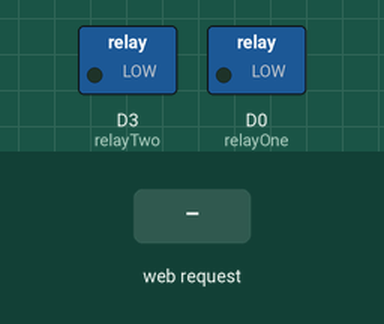
Simulated run of this program. Board: ESP8266 (NodeMCU). Parts: switched loads named in the program (green lamp = pin HIGH). The test bench sets the inputs (shaded band). WiFi joins after 1.5 s; servers stay silent unless stated; the local clock reads 2024-03-15 10:24:30 at power-on unless the program sets it; what the program prints to the serial monitor is not drawn.

Above: at 2.7 s.
2.8 s: HTTP request GET /led1on received
At 4.0 s:
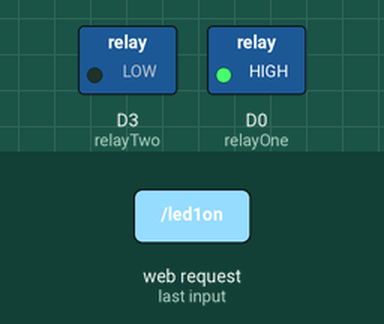
4.3 s: HTTP request GET /led2on received
At 5.2 s:
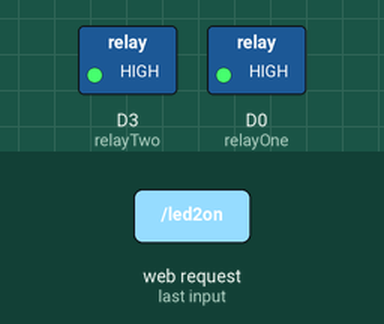
5.8 s: HTTP request GET /led1off received
At 6.3 s:
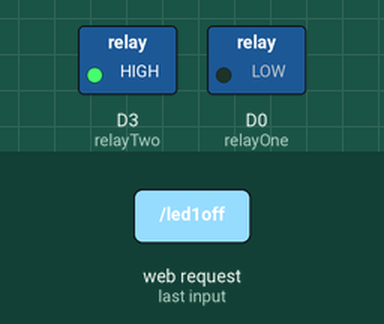
7.3 s: HTTP request GET / received
At 8.7 s:
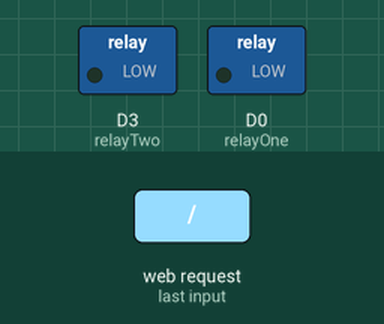
Timing chart, 0 to 9.8 s (numbered marks = the images above; inputs shaded):
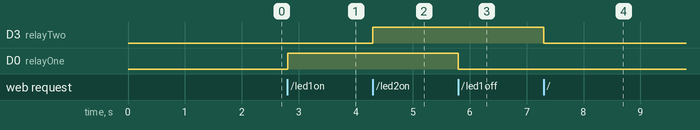

The program:

main.cpp
```cpp
#include <Arduino.h>
#include <ESP8266WiFi.h>
#include <WiFiClient.h>
#include <ESP8266WebServer.h>
#include <Wire.h>
#include <RtcDS3231.h>

// Variable Initial
#define relayOne D0
#define relayTwo D3
bool LED1status = LOW;
bool LED2status = LOW;
//Wi-Fi things
const char* ssid = "Qwerty";
const char* password = "makerjinx";
ESP8266WebServer server(80);
//RTC things
RtcDS3231<TwoWire> rtcObject(Wire);
String switch1timeron = "NOTSET" , switch1timeroff = "NOTSET", switch2timeron = "NOTSET", switch2timeroff = "NOTSET" ,timingHour = " " ,timingMinute =" ",timingSecond=" ";

//========================WEB TEMPLATE========================
String SendHTML(uint8_t led1stat, uint8_t led2stat) {
  String ptr = "<!DOCTYPE html> <html>\n";
  ptr += "<head><meta name=\"viewport\" content=\"width=device-width, initial-scale=1.0, user-scalable=no\">\n"; // ratio WEB
  ptr += "<title>Smart Plug</title>\n"; // JUDUL
  ptr +="<style>html { font-family: Helvetica; display: inline-block; margin: 0px auto; text-align: center;}\n";
  ptr +="body{margin-top: 50px;} h1 {color: #444444;margin: 50px auto 30px;} h3 {color: #444444;margin-bottom: 50px;}\n";
  ptr +="input[type=time] {width: 100%;padding: 12px 20px;margin: 8px 0;box-sizing: border-box;border: none;background-color: #3CBC8D;color: white;}";
  ptr +=".button {display: block;width: 80px;background-color: #1abc9c;border: none;color: white;padding: 13px 30px;text-decoration: none;font-size: 25px;margin: 0px auto 35px;cursor: pointer;border-radius: 4px;}\n";
  ptr +=".button-apply {display: block;width: 80px;background-color: #1abc9c;border: none;color: white;padding: 13px 30px;text-decoration: none;font-size: 10px;margin: 0px auto 35px;cursor: pointer;border-radius: 4px;}\n";
  ptr +=".button-on {background-color: #1abc9c;}\n";
  ptr +=".button-on:active {background-color: #16a085;}\n";
  ptr +=".button-off {background-color: #34495e;}\n";
  ptr +=".button-off:active {background-color: #2c3e50;}\n";
  ptr +="p {font-size: 14px;color: #888;margin-bottom: 10px;}\n";
  ptr +="</style>\n";
  ptr +="</head>\n";
  ptr +="<body>\n";
  ptr += "<h1>Smart Plug</h1>\n";
  ptr += "<h3>Internet Of Things for Smart Plug</h3>\n";
  ptr += "<p> TIME " + timingHour + ":" +timingMinute+ ":"+timingSecond+" </p>";
  ptr += "</h4>\n";


  if (led1stat){
    ptr += "<p>Switch 1 Status: ON</p>  <a class=\"button button-off\" href=\"/led1off\">OFF</a>    \n";}
  else{
    ptr += "<p>Switch 1 Status: OFF</p> <a class=\"button button-on\" href=\"/led1on\">ON</a>       \n";}

  if (led2stat){
    ptr += "<p>Switch 2 Status: ON</p>  <a class=\"button button-off\" href=\"/led2off\">OFF</a>    \n";}
  else{
    ptr += "<p>Switch 2 Status: OFF</p> <a class=\"button button-on\" href=\"/led2on\">ON</a>       \n";}

  ptr += "<center><table><form action=\"/action_page\">";
  ptr += "<tr><td><p>Switch 1 Timer ON : </p>    <input type=\"time\" name=\"switch1timeron\" value = " + switch1timeron + "></td>";
  ptr += "<td><p>Switch 1 Timer OFF : </p>   <input type=\"time\" name=\"switch1timeroff\" value = " + switch1timeroff + "></td></tr>";
  ptr += "<tr><td><p>Switch 2 Timer ON : </p>    <input type=\"time\" name=\"switch2timeron\" value = " + switch2timeron + " ></td>";
  ptr += "<td><p>Switch 2 Timer OFF : </p>   <input type=\"time\" name=\"switch2timeroff\" value = " + switch2timeroff + "></td></tr>";
  ptr += "<td><tr colspan = '2'><input type=\"submit\" class =\"button-apply\" Value=\"Apply\"></tr></td>";
  ptr += "</table></center></form>\n";

  ptr += "</body>\n";
  ptr += "</html>\n";

  return ptr;
}

void showTime() {
  RtcDateTime now = rtcObject.GetDateTime();

  timingHour = now.Hour();
  timingMinute = now.Minute();
  timingSecond = now.Second();
}

void setTime() {
  RtcDateTime currentTime = RtcDateTime(16, 05, 18, 21, 20, 0); //define date and time object
  rtcObject.SetDateTime(currentTime); //configure the RTC with object
}

void handle_OnConnect() {
  LED1status = LOW;
  LED2status = LOW;
  server.send(200, "text/html", SendHTML(LED1status, LED2status));
}

void handle_led1on() {
  LED1status = HIGH;
  server.send(200, "text/html", SendHTML(true,LED2status));
}

void handle_led1off() {
  LED1status = LOW;
  server.send(200, "text/html", SendHTML(false,LED2status));
}

void handle_led2on() {
  LED2status = HIGH;
  server.send(200, "text/html", SendHTML(LED1status,true));
}

void handle_led2off() {
  LED2status = LOW;
  server.send(200, "text/html", SendHTML(LED1status,false));
}

void handle_form(){
  switch1timeron  = server.arg("switch1timeron");
  switch1timeroff = server.arg("switch1timeroff");
  switch2timeron  = server.arg("switch2timeron");
  switch2timeroff = server.arg("switch2timeroff");
  server.sendHeader("Location", "/", "true");
  server.send(302, "text/plain", "");
}

void handle_NotFound() {
  server.send(404, "text/plain", "Not found"); // untuk membawa ke page not Found
}

int returntime(){
  int me;
  me = (timingHour.toInt()*100)+timingMinute.toInt();// 9:30 . 900+30=  930
  return me;
}

void setup(){
  //------------SETTING I/O---------------
  Serial.begin(115200);
  pinMode(relayOne, OUTPUT);
  pinMode(relayTwo, OUTPUT);

  //---------------SET RTC----------------
  rtcObject.Begin();
  RtcDateTime compiled = RtcDateTime(__DATE__, __TIME__);
  if (!rtcObject.IsDateTimeValid()) {
    Serial.println("RTC lost confidence in the DateTime!");
    rtcObject.SetDateTime(compiled);}

  RtcDateTime now = rtcObject.GetDateTime();
  rtcObject.Enable32kHzPin(false);
  rtcObject.SetSquareWavePin(DS3231SquareWavePin_ModeNone);//*/

  //-----------SET WI-FI--------------
  Serial.print("Connecting to ");
  Serial.println(ssid);
  WiFi.begin(ssid, password);
  while (WiFi.status() != WL_CONNECTED) {
    delay(500);
    Serial.print(".");}

  // Print local IP address and start web server
  Serial.println("");
  Serial.println("WiFi connected.");
  Serial.println("IP address: ");
  Serial.println(WiFi.localIP());

  // Setup server side
  server.begin();
  server.on("/", handle_OnConnect);
  server.on("/led1on", handle_led1on);
  server.on("/led1off", handle_led1off);
  server.on("/led2on", handle_led2on);
  server.on("/led2off", handle_led2off);
  server.on("/action_page", handle_form);
  server.onNotFound(handle_NotFound);

  Serial.println("HTTP server started");

  // Show time first
  setTime();
}

//=========================MAIN PROGRAM=========================
void loop(){
  // Function for loading website page
  server.handleClient();

  String  me1 = switch1timeron,
          me2 = switch1timeroff,
          me3 = switch2timeron,
          me4 = switch2timeroff;

  me1.replace(":","");
  me2.replace(":","");
  me3.replace(":","");
  me4.replace(":","");

  // Show time
  showTime();

  if (me1==0||me2==0 || me3==0||me4==0){
    if(LED1status){
      digitalWrite(relayOne, HIGH);
    } else{
      digitalWrite(relayOne, LOW);
    }

    if(LED2status){
      digitalWrite(relayTwo, HIGH);
    } else{
      digitalWrite(relayTwo, LOW);
    }
  } else if (LED2status||me3.toInt()>=returntime()){
    digitalWrite(relayTwo, HIGH);
  } else if (!LED2status||me4.toInt()>=returntime()){
    digitalWrite(relayTwo, LOW);
  }

  if (LED1status || me1.toInt()>=returntime()){
    digitalWrite(relayOne, HIGH);
  } else if (!LED1status||me2.toInt()>=returntime()){
    digitalWrite(relayOne, LOW);
  }

  Serial.println(WiFi.localIP());
}
```

Measured:
- after the input at 2.8 s, D0 (relayOne): LOW → HIGH at once
- after the input at 4.3 s, D3 (relayTwo): LOW → HIGH at once
- after the input at 5.8 s, D0 (relayOne): HIGH → LOW at once
- after the input at 7.3 s, D3 (relayTwo): HIGH → LOW at once
